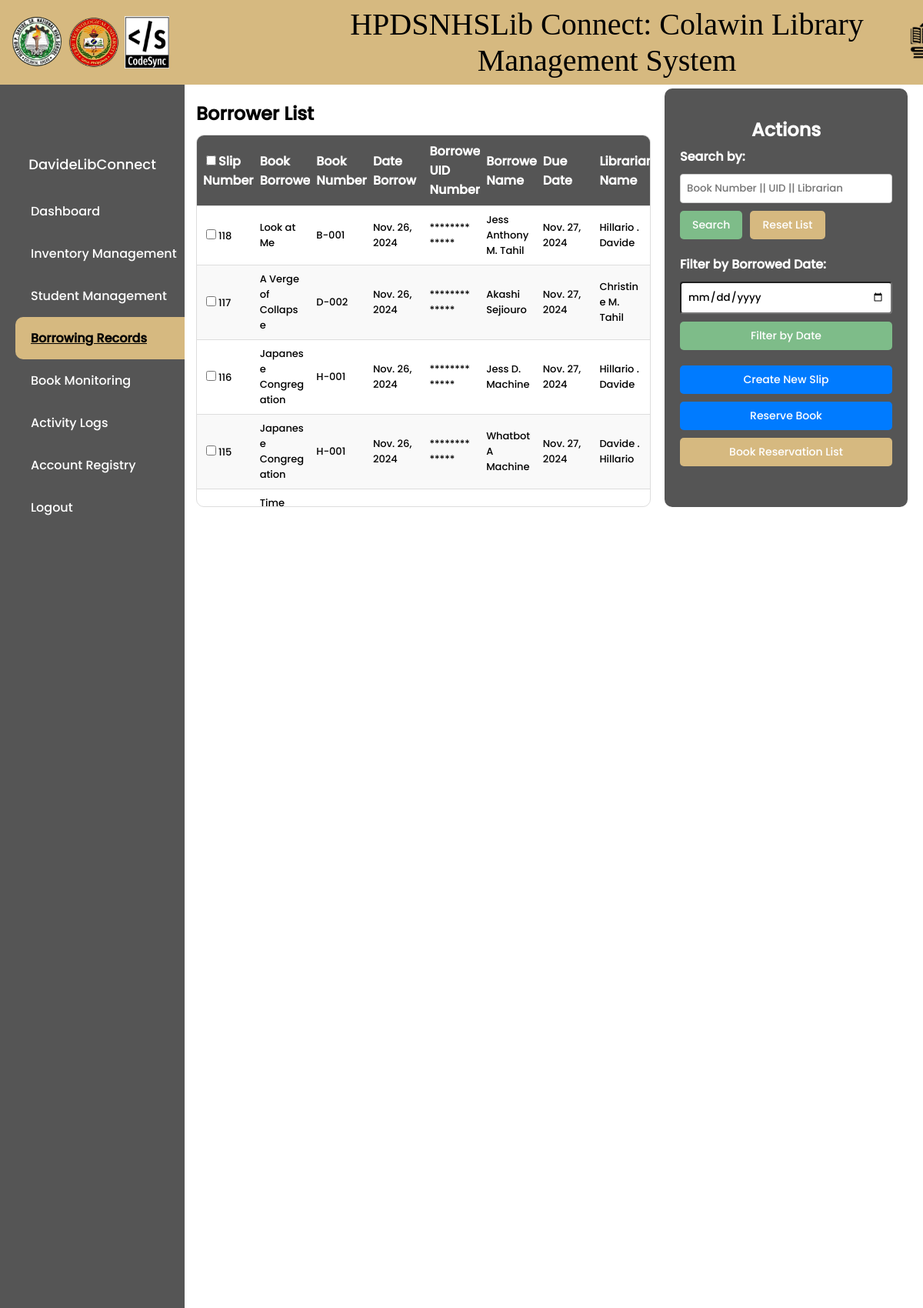
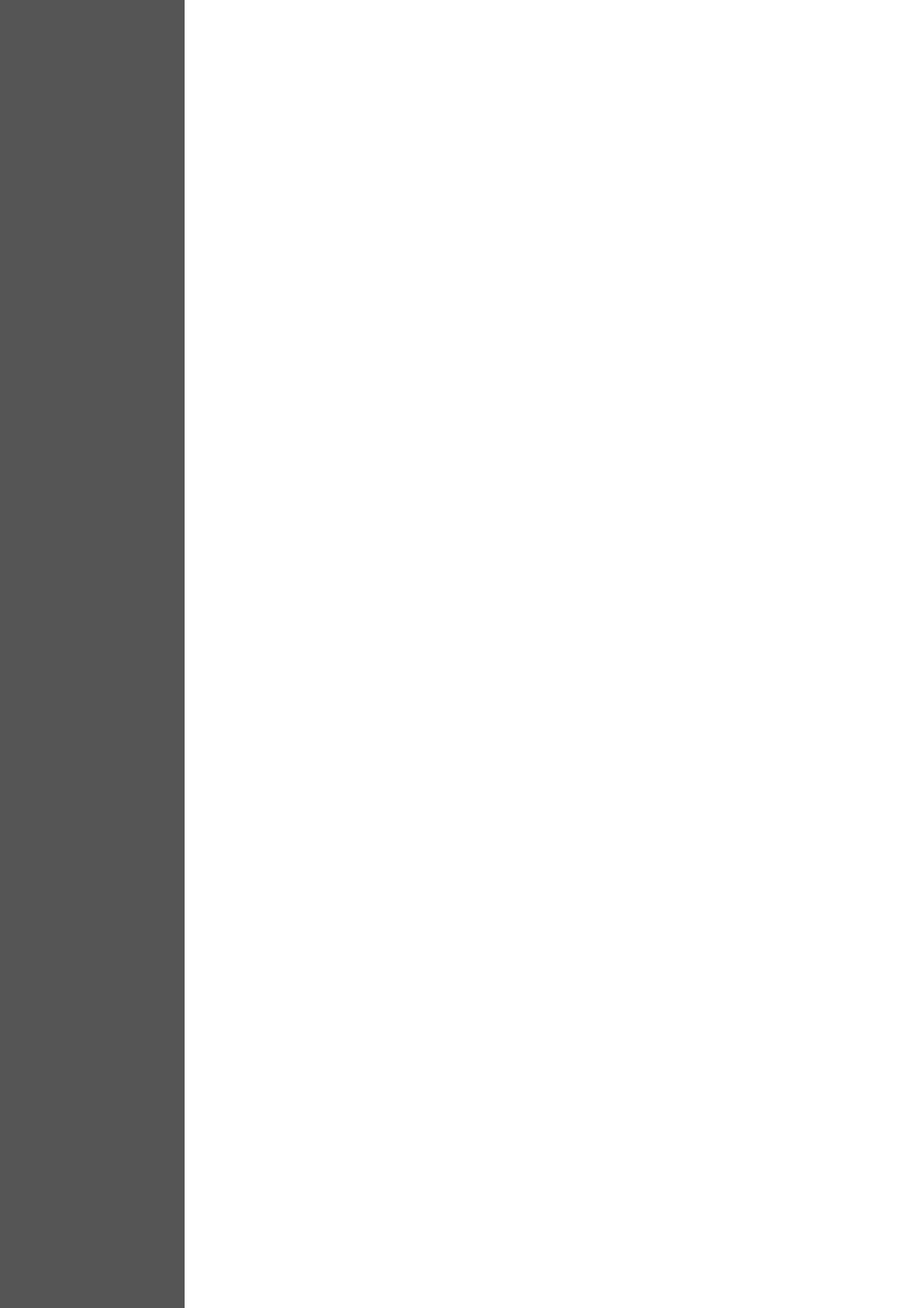
/borrow-slips/ (signed in, upper part), run on the app's committed database (2 pictures, top to bottom).
### library/models.py (models this page shows, shortened)
class CustomUser(AbstractBaseUser, PermissionsMixin):
    HEAD_LIBRARIAN = 'Head Librarian'
    ASSISTANT_LIBRARIAN = 'Assistant Librarian'
    ROLE_CHOICES = (
        ('Head Librarian', 'Head Librarian'),
        ('Assistant Librarian', 'Assistant Librarian'),
    )
    username = models.CharField(max_length=150, unique=True)
    first_name = models.CharField(max_length=30)
    middle_name = models.CharField(max_length=30, blank=True)
    last_name = models.CharField(max_length=30)
    admin_id = models.CharField(max_length=255, unique=True)
    is_staff = models.BooleanField(default=False)
    is_active = models.BooleanField(default=True)
    is_superuser = models.BooleanField(default=False)
    role = models.CharField(max_length=20, choices=ROLE_CHOICES, default='Assistant Librarian')
    qr_code = models.ImageField(upload_to='qr_codes', blank=True, null=True)
    temporary_password = models.CharField(max_length=128, blank=True, null=True)  # New temporary password field
    objects = CustomUserManager()
    USERNAME_FIELD = 'username'
    REQUIRED_FIELDS = ['first_name', 'last_name', 'admin_id']

class BorrowSlip(models.Model):
    slip_number = models.AutoField(primary_key=True)
    book_number = models.CharField(max_length=20, blank=True)
    book_title = models.CharField(max_length=200, blank=True)
    author = models.CharField(max_length=200, blank=True)
    category_number = models.IntegerField(blank=True, null=True)
    date_borrow = models.DateTimeField()
    borrower_uid_number = models.CharField(max_length=20)
    borrower_name = models.CharField(max_length=100, blank=True)
    due_date = models.DateTimeField()
    librarian_name = models.CharField(max_length=100)
    status = models.CharField(max_length=50, default='Borrowed')
    returned = models.BooleanField(default=False)
    penalty = models.CharField(max_length=255, blank=True, null=True)

### library/views.py (the view, shortened to what this page needs)
# urls.py: path('borrow-slips/', views.borrow_slip_list, name='borrow-slip-list'),
@login_required
def borrow_slip_list(request):
    query = request.GET.get('search', '')
    sort_order = request.GET.get('sort', '-slip_number')  # Sort by slip_number by default (highest first)
    form = BorrowSlipForm()
    date_filter = request.GET.get('date_filter', '')
    if date_filter:
        try:
            date_filter = datetime.strptime(date_filter, '%Y-%m-%d').date()
            borrow_slips = BorrowSlip.objects.filter(date_borrow=date_filter).order_by(sort_order)
        except ValueError:
            borrow_slips = BorrowSlip.objects.none()
    else:
        borrow_slips = BorrowSlip.objects.all().order_by(sort_order)
    if query:
        borrow_slips = borrow_slips.filter(
            Q(book_number__icontains=query) |
            Q(borrower_uid_number__icontains=query) |
            Q(librarian_name__icontains=query)
        )
    context = {
        'borrow_slips': borrow_slips,
        'query': query,
        'form': form,
        'sort_order': sort_order,
        'date_filter': date_filter,
    }
    return render(request, 'library/borrow_slip_list.html', context)

### library/forms.py (shortened to what this page needs)
class BorrowSlipForm(forms.ModelForm):
    class Meta:
        model = BorrowSlip
        fields = ['book_number', 'date_borrow', 'borrower_uid_number', 'due_date', 'librarian_name']
        widgets = {
            'book_number': forms.TextInput(attrs={'autofocus': True}),
            'date_borrow': forms.TextInput(attrs={'readonly': 'readonly'}),
            'due_date': forms.TextInput(attrs={'readonly': 'readonly'}),
            'librarian_name': forms.TextInput(attrs={'readonly': 'readonly'}),
        }
    book_number = forms.CharField(max_length=20)
    borrower_uid_number = forms.CharField(max_length=20)
    def __init__(self, *args, **kwargs):
        user = kwargs.pop('user', None)
        super(BorrowSlipForm, self).__init__(*args, **kwargs)
        if user:
            full_name = f"{user.first_name} {user.middle_name[0] if user.middle_name else ''}. {user.last_name}"
            self.fields['librarian_name'].initial = full_name
        if not self.instance.pk:
            self.fields['date_borrow'].initial = timezone.now()  # Using timezone-aware now()

### library/context_processors.py (called while the page is built)
def navbar_context(request):
    username = None
    if request.user.is_authenticated:
        username = request.user.username
    return {'username': username}

### library/templatetags/custom_filters.py (called while the page is built)
@register.filter(name='obfuscate')
def obfuscate(value):
    return '*' * len(value)

### library/templates/library/borrow_slip_list.html (shortened to what this page needs)
{% extends 'main.html' %}
{% load static %}
{% load custom_filters %}
{% block content %}
<!DOCTYPE html>
<html>
<head>
    {% block css %}
    <link rel="stylesheet" type="text/css" href="{% static 'styles/borrow_slip_list.css' %}">
    {% endblock %}
</head>
<body>
    <div class="main-content">
        <div class="data">
            <div class="borrower-label">Borrower List</div>
            <div class="table-container">
                <form id="slip-form" method="POST" action="{% url 'download-selected-pdf' %}">
                    <div class="table">
                        <table>
                            <thead>
                                <tr>
                                    <th><input type="checkbox" id="select-all" />Slip Number</th>
                                    <th>Book Borrowed</th>
                                    <th>Book Number</th>
                                    <th>Date Borrow</th>
                                    <th>Borrower UID Number</th>
                                    <th>Borrower Name</th>
                                    <th>Due Date</th>
                                    <th>Librarian Name</th>
                                </tr>
                            </thead>
                            <tbody>
                                {% for slip in borrow_slips %}
                                    <tr>
                                        <td><input type="checkbox" name="selected_slips" value="{{ slip.slip_number }}" />{{ slip.slip_number }}</td>
                                        <td>{{ slip.book_title }}</td>
                                        <td>{{ slip.book_number }}</td>
                                        <td>{{ slip.date_borrow|date}}</td>
                                        <td>{{ slip.borrower_uid_number|obfuscate }}</td>
                                        <td>{{ slip.borrower_name }}</td>
                                        <td>{{ slip.due_date|date}}</td>
                                        <td>{{ slip.librarian_name }}</td>
                                    </tr>
                                {% endfor %}
                            </tbody>
                        </table>
                    </div>
                </form>
            </div>
        </div>
        <div class="sidebar-actions background">
            <h1>Actions</h1>
            <div class="search-container">
                <form method="GET" action="{% url 'borrow-slip-list' %}">
                    <label for="search">Search by:</label>
                    <input type="text" name="search" autofocus placeholder="Book Number || UID || Librarian" value="{{ query }}">
                    <div style="display: flex; gap: 10px;">
                        <button type="submit" class="btn btn-search">Search</button>
                        <a href="{% url 'borrow-slip-list' %}" class="btn btn-reset">Reset List</a>
                    </div>
                </form>
            </div>
            <div class="filter-container">
                <form method="GET" action="{% url 'borrow-slip-list' %}">
                    <label for="date_filter">Filter by Borrowed Date:</label>
                    <input type="date" id="date_filter" name="date_filter" value="{{ date_filter }}" style="padding: 8px; font-family: 'Poppins', sans-serif; border-radius: 4px;">
                    <button type="submit" class="btn btn-search">Filter by Date</button>
                </form>
            </div>
            <div style="display: flex; flex-direction: column; gap: 10px;">
                <a href="{% url 'borrow-slip-create' %}" class="btn add-book-button">Create New Slip</a>
                <a href="{% url 'reserve-book' %}" class="btn add-book-button">Reserve Book</a>
                <a href="{% url 'reservation-list' %}" class="btn add-book-button" id="list">Book Reservation List</a>
            </div>
        </div>
    </div>
</body>
</html>
{% endblock %}

### templates/navbar.html (shortened to what this page needs)
{% load static %}
{% block content %}
<!DOCTYPE html>
<html lang="en">
<head>
</head>
<body>
    <div class="header">
        <img src="{% static 'images/hpdslogo.png' %}" alt="logo" style="width: 68px; height: 68px; border-radius: 50%; padding-left: 6px; ">
        <img src="{% static 'images/ctu.png' %}" alt="logo" style="width: 68px; height: 68px; border-radius: 50%; padding-left: 6px;">
        <img src="{% static 'images/Codesynlogo.png' %}" alt="logo" style="width: 58px; height: 68px; padding-left: 6px;">
        <p class="title">HPDSNHSLib Connect: Colawin Library Management System</p>
        {% if user.role == 'Head Librarian' %}
        <a href="{% url 'redirect_to_admin' %}" class="hover-label-containers">
            <img src="{% static 'images/superadmin.png' %}" style="width: 55px; height: 55px; padding-left: 200px;" alt="">
        </a>
        {% endif %}
    </div>
    <div class="sidebar" >
        <div class="profile" {% if user.role == 'Head Librarian' or user.role == 'Assistant Librarian' %} style="display: contents;" {% else %} style="display: none;" {% endif %}>
            <div class="profile-pic"></div>
            <div class="username">{{ username }}</div>
        </div>
        <ul class="menu" {% if user.role != 'Head Librarian' and user.role != 'Assistant Librarian' %} style="display: none;" {% endif %}>
            <li><a href="{% url 'home' %}" class="{% if request.resolver_match.url_name == 'home' %}active{% endif %}">Dashboard</a></li>
            {% if user.role == 'Head Librarian' %}
                <li><a href="{% url 'book-list' %}" class="{% if request.resolver_match.url_name == 'book-list' %}active{% endif %}">Inventory Management</a></li>
            {% endif %}
            <li><a href="{% url 'borrower-list' %}" class="{% if request.resolver_match.url_name == 'borrower-list' %}active{% endif %}">Student Management</a></li>
            <li><a href="{% url 'borrow-slip-list' %}" class="{% if request.resolver_match.url_name == 'borrow-slip-list' %}active{% endif %}">Borrowing Records</a></li>
            <li><a href="{% url 'monitor-borrowed-books' %}" class="{% if request.resolver_match.url_name == 'monitor-borrowed-books' %}active{% endif %}">Book Monitoring</a></li>
            <li><a href="{% url 'attendance-list' %}" class="{% if request.resolver_match.url_name == 'attendance-list' %}active{% endif %}">Activity Logs</a></li>
            {% if user.role == 'Head Librarian' %}
                <li><a href="{% url 'register' %}" class="{% if request.resolver_match.url_name == 'register' %}active{% endif %}">Account Registry</a></li>
            {% endif %}
            <li><a href="#" onclick="confirmLogout()">Logout</a></li>
        </ul>
    </div>
</body>
</html>
{% endblock %}

### static/styles/main.css (style rules this page uses)
body, html { margin: 0; padding: 0; font-family: 'Poppins', sans-serif; }
.header { background-color: #77A681; height: 70px; color: white; text-align: center; padding: 20px; width: 100%; position: fixed; top: 0; left: 0; }
.sidebar { background-color: #555; width: 200px; position: fixed; top: 70px; height: calc(100% - 70px); overflow: auto; padding: 20px; color: white; }

### static/styles/borrow_slip_list.css (style rules this page uses)
html, body { height: 80%; margin: 0; }
.main-content { margin-left: 240px; padding: 20px; margin-top: 90px; display: flex; }
.data { width: 100%; max-height: 549px; display: flex; flex-direction: column; margin-left: -5px; }
.borrower-label { font-size: 24px; margin-bottom: 10px; margin-top: 20px; font-weight: bold; }
.table-container { width: 100%; max-height: 549px; overflow: auto; border: 1px solid #ddd; border-radius: 10px; }
table { width: 100%; border-collapse: collapse; }
th, td { padding: 8px; text-align: left; border-bottom: 1px solid #ddd; }
th { background-color: #555555; color: white; position: sticky; top: 0; z-index: 1; }
tbody { display: block; overflow-y: auto; max-height: 415px; font-size: 13px; }
tr { display: table; width: 100%; table-layout: fixed; }
td { word-wrap: break-word; }
tbody tr:nth-child(even) { background-color: #f9f9f9; }
.sidebar-actions { width: 30%; display: flex; flex-direction: column; gap: 20px; }
.sidebar-actions h1 { font-size: 24px; margin-bottom: -15px; text-align: center; }
.background { background-color: #555555; border-radius: 10px; padding: 20px; color: white; height: auto; margin-left: 20px; margin-top: 5px; }
.search-container, .filter-container { display: flex; flex-direction: column; gap: 15px; }
.search-container form, .filter-container form { display: flex; flex-direction: column; gap: 10px; }
.search-container label, .filter-container label { font-weight: bold; }
.search-container input[type="text"], .filter-container select, #location { padding: 8px; border: 1px solid #ccc; border-radius: 4px; font-family: 'Poppins', sans-serif; }
.btn { padding: 8px 16px; border: none; border-radius: 5px; cursor: pointer; font-family: 'Poppins', sans-serif; font-size: 14px; text-decoration: none; text-align: center; }
.btn-search { background-color: #7EBC89; color: white; }
.btn-reset { background-color: #D6B980; color: white; }
.add-book-button { background-color: #007bff; color: white; text-decoration: none; text-align: center; }
#list { background-color: #D6B980; color: white; text-decoration: none; text-align: center; }

### templates/navbar.html (style rules this page uses)
body, html { margin: 0; padding: 0; font-family: 'Poppins', sans-serif; }
.header { background-color: #D6B980; height: 70px; color: white; text-align: center; padding: 20px; width: 100%; position: fixed; top: 0; left: 0; z-index: 1000; display: flex; padding-left: 8px; align-items: center; }
.title { font-family: 'Blue'; padding-left: 150px; font-size: 40px; color: black; }
.sidebar { background-color: #555; width: 200px; position: fixed; top: 110px; height: calc(100% - 110px); overflow: auto; padding: 20px; color: white; display: flex; flex-direction: column; align-items: center; overflow-y: auto; overflow-x: hidden; z-index: 100; }
.profile { margin-top: 10px; display: contents; }
.profile-pic { margin-left: 12px; width: 65px; height: 65px; background-image: url('/static/images/user.png'); background-size: cover; background-position: center; border-radius: 50%; margin-bottom: 5px; }
.username { font-size: 18px; }
.menu { list-style: none; padding: 0; width: 100%; margin-top: 20px; }
.menu li { width: 100%; }
.menu li a { display: block; width: 100%; padding: 15px 20px; text-decoration: none; color: #fff; text-align: left; }
.menu li a.active { background-color: #D6B980; color: black; border-radius: 10px; text-decoration: underline; font-weight: bold; }
.hover-label-containers { position: absolute; cursor: pointer; left: 80%; }

### data on the page
CustomUser: username "DavideLibConnect"
BorrowSlip: slip_number "118", book_title "Look at Me", book_number "B-001", date_borrow "Nov. 26, 2024", borrower_uid_number|obfuscate "*************", borrower_name "Jess Anthony M. Tahil", due_date "Nov. 27, 2024", librarian_name "Hillario . Davide"
BorrowSlip: slip_number "117", book_title "A Verge of Collapse", book_number "D-002", date_borrow "Nov. 26, 2024", borrower_uid_number|obfuscate "*************", borrower_name "Akashi Sejiouro", due_date "Nov. 27, 2024", librarian_name "Christine M. Tahil"
BorrowSlip: slip_number "116", book_title "Japanese Congregation", book_number "H-001", date_borrow "Nov. 26, 2024", borrower_uid_number|obfuscate "*************", borrower_name "Jess D. Machine", due_date "Nov. 27, 2024", librarian_name "Hillario . Davide"
BorrowSlip: slip_number "115", book_title "Japanese Congregation", book_number "H-001", date_borrow "Nov. 26, 2024", borrower_uid_number|obfuscate "*************", borrower_name "Whatbot A Machine", due_date "Nov. 27, 2024", librarian_name "Davide . Hillario"
BorrowSlip: book_title "Time…"
